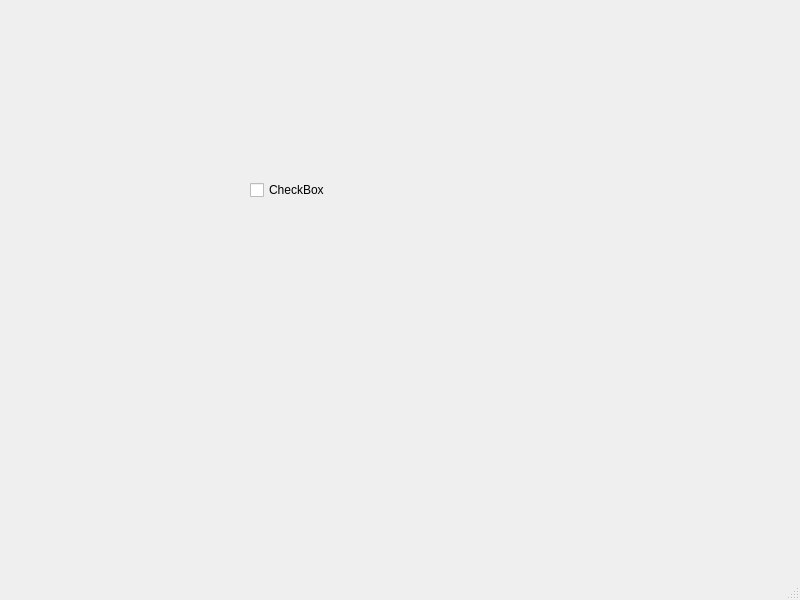
<?xml version="1.0" encoding="UTF-8"?>
<ui version="4.0">
 <class>MainWindow</class>
 <widget class="QMainWindow" name="MainWindow">
  <property name="geometry">
   <rect>
    <x>0</x>
    <y>0</y>
    <width>800</width>
    <height>600</height>
   </rect>
  </property>
  <property name="windowTitle">
   <string>MainWindow</string>
  </property>
  <widget class="QWidget" name="centralwidget">
   <widget class="QCheckBox" name="checkBox">
    <property name="geometry">
     <rect>
      <x>250</x>
      <y>180</y>
      <width>80</width>
      <height>20</height>
     </rect>
    </property>
    <property name="text">
     <string>CheckBox</string>
    </property>
   </widget>
  </widget>
  <widget class="QMenuBar" name="menubar">
   <property name="geometry">
    <rect>
     <x>0</x>
     <y>0</y>
     <width>800</width>
     <height>22</height>
    </rect>
   </property>
  </widget>
  <widget class="QStatusBar" name="statusbar"/>
 </widget>
 <resources/>
 <connections/>
</ui>
